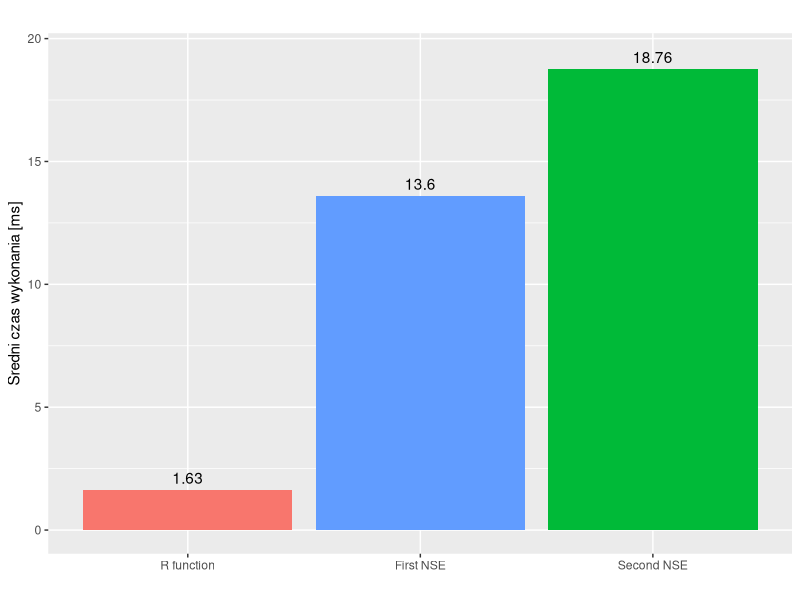

Source code (R): (Note: this script raises an error after producing the figure.)
## ---- chunk 1
knitr::opts_chunk$set(echo = TRUE)
library(ggplot2)
library(microbenchmark)
## ---- chunk 2
do_nse_1 <- function(funkcjon) {
  function(data, ...) {
    argument_list <- as.list(substitute(list(...)))[-1]
    argument_vals <- lapply(argument_list, function(x) {
      eval(x, data)
    })
    do.call(funkcjon, argument_vals)
  }
}

do_nse_2 <- function(funkcjon) {
  function(data, ...) {
    argument_list <- match.call(expand.dots = FALSE)$`...`
    argument_vals <- lapply(argument_list, function(x) {
      eval(x, data)
    })
    do.call(funkcjon, argument_vals)
  }
}

min_nse1 <- do_nse_1(min)
min_nse2 <- do_nse_2(min)

mean_nse1 <- do_nse_1(mean)
mean_nse2 <- do_nse_2(mean)

unlist_nse1 <- do_nse_1(unlist)
unlist_nse2 <- do_nse_2(unlist)

lm_nse1 <- do_nse_1(lm)
lm_nse2 <- do_nse_2(lm)

max_nse1 <- do_nse_1(max)
max_nse2 <- do_nse_2(max)

small_data <- Puromycin
big_data <- DNase
## ---- chunk 3
min_results <- summary(microbenchmark::microbenchmark(
  "R function" = min(small_data$conc),
  "First NSE" = min_nse1(small_data, conc),
  "Second NSE" = min_nse2(small_data, conc),
  unit = 'us'
))[, c('expr', 'mean')]

ggplot(data = min_results) +
  geom_col(aes(x = expr, y = mean, fill = c("blue", "red", "green"))) +
  labs(y = "Sredni czas wykonania [ms]", x = "", title = "Porownanie funkcji min dla malych danych") + theme(legend.position = 0)+
  geom_text(aes(label = as.character(round(mean, 2)), y = as.numeric(mean) + 0.5, x = expr))
## ---- chunk 4
mean_results <- summary(microbenchmark::microbenchmark(
  "R function" = mean(small_data$rate),
  "First NSE" = mean_nse1(small_data, rate),
  "Second NSE" = mean_nse2(small_data, rate),
  unit = 'us'
))[, c('expr', 'mean')]

ggplot(data = mean_results) +
  geom_col(aes(x = expr, y = mean, fill = c("blue", "red", "green"))) +
  labs(y = "Sredni czas wykonania [ms]", x = "", title = "Porownanie funkcji mean dla malych danych") + theme(legend.position = 0) +
  geom_text(aes(label = as.character(round(mean, 2)), y = as.numeric(mean) + 0.5, x = expr))
## ---- chunk 5
small_list <- split(small_data, seq(nrow(small_data)))
unlist_t_results <- summary(microbenchmark::microbenchmark(
  "R function" = unlist(small_list$`1`, use.names = TRUE),
  "First NSE" = unlist_nse1(small_list, `1`, use.names = TRUE),
  "Second NSE" = unlist_nse2(small_list, `1`, use.names = TRUE),
  unit = 'us'
))[, c('expr', 'mean')]

ggplot(data = unlist_t_results) +
  geom_col(aes(x = expr, y = mean, fill = c("blue", "red", "green"))) +
  labs(y = "Sredni czas wykonania [ms]", x = "", title = "Porownanie funkcji unlist z use.names = TRUE dla malych danych") +
  theme(legend.position = 0) +
  geom_text(aes(label = as.character(round(mean, 2)), y = as.numeric(mean) + 0.5, x = expr))
## ---- chunk 6
unlist_f_results <- summary(microbenchmark::microbenchmark(
  "R function" = unlist(small_list$`1`, use.names = FALSE),
  "First NSE" = unlist_nse1(small_list, `1`, use.names = FALSE),
  "Second NSE" = unlist_nse2(small_list, `1`, use.names = FALSE),
  unit = 'us'
))[, c('expr', 'mean')]

ggplot(data = unlist_f_results) +
  geom_col(aes(x = expr, y = mean, fill = c("blue", "red", "green"))) +
  labs(y = "Sredni czas wykonania [ms]", x = "", title = "Porownanie funkcji unlist z use.names = FALSE dla malych danych") +
  theme(legend.position = 0) +
  geom_text(aes(label = as.character(round(mean, 2)), y = as.numeric(mean) + 0.5, x = expr))
## ---- chunk 7
lm_results <- summary(microbenchmark::microbenchmark(
  "R function" = lm(conc ~ rate + state, data = small_data),
  "First NSE" = lm_nse1(small_data, conc ~ rate + state),
  "Second NSE" = lm_nse2(small_data, conc ~ rate + state),
  unit = 'us'
))[, c('expr', 'mean')]

ggplot(data = lm_results) +
  geom_col(aes(x = expr, y = mean, fill = c("blue", "red", "green"))) +
  labs(y = "Sredni czas wykonania [ms]", x = "", title = "Porownanie funkcji lm dla malych danych") +
  theme(legend.position = 0) +
  geom_text(aes(label = as.character(round(mean, 2)), y = as.numeric(mean) + 25, x = expr))
## ---- chunk 8
max_results <- summary(microbenchmark::microbenchmark(
  "R function" = max(small_data$conc),
  "First NSE" = max_nse1(small_data, conc),
  "Second NSE" = max_nse2(small_data, conc),
  unit = 'us'
))[, c('expr', 'mean')]

ggplot(data = max_results) +
  geom_col(aes(x = expr, y = mean, fill = c("blue", "red", "green"))) +
  labs(y = "Sredni czas wykonania [ms]", x = "", title = "Porownanie funkcji max dla malych danych") + theme(legend.position = 0)+
  geom_text(aes(label = as.character(round(mean, 2)), y = as.numeric(mean) + 0.5, x = expr))
## ---- chunk 9
min_results <- summary(microbenchmark::microbenchmark(
  "R function" = min(big_data$conc),
  "First NSE" = min_nse1(big_data, conc),
  "Second NSE" = min_nse2(big_data, conc),
  unit = 'us'
))[, c('expr', 'mean')]

ggplot(data = min_results) +
  geom_col(aes(x = expr, y = mean, fill = c("blue", "red", "green"))) +
  labs(y = "Sredni czas wykonania [ms]", x = "", title = "Porownanie funkcji min dla duzych danych") + theme(legend.position = 0)+
  geom_text(aes(label = as.character(round(mean, 2)), y = as.numeric(mean) + 0.5, x = expr))
## ---- chunk 10
mean_results <- summary(microbenchmark::microbenchmark(
  "R function" = mean(big_data$conc),
  "First NSE" = mean_nse1(big_data, conc),
  "Second NSE" = mean_nse2(big_data, conc),
  unit = 'us'
))[, c('expr', 'mean')]

ggplot(data = mean_results) +
  geom_col(aes(x = expr, y = mean, fill = c("blue", "red", "green"))) +
  labs(y = "Sredni czas wykonania [ms]", x = "", title = "Porownanie funkcji mean dla duzych danych") + theme(legend.position = 0) +
  geom_text(aes(label = as.character(round(mean, 2)), y = as.numeric(mean) + 3, x = expr))
## ---- chunk 11
big_list <- split(big_data, seq(nrow(big_data)))
unlist_t_results <- summary(microbenchmark::microbenchmark(
  "R function" = unlist(big_list$`1`, use.names = TRUE),
  "First NSE" = unlist_nse1(big_list, `1`, use.names = TRUE),
  "Second NSE" = unlist_nse2(big_list, `1`, use.names = TRUE),
  unit = 'us'
))[, c('expr', 'mean')]

ggplot(data = unlist_t_results) +
  geom_col(aes(x = expr, y = mean, fill = c("blue", "red", "green"))) +
  labs(y = "Sredni czas wykonania [ms]", x = "", title = "Porownanie funkcji unlist z use.names = TRUE dla duzych danych") +
  theme(legend.position = 0) +
  geom_text(aes(label = as.character(round(mean, 2)), y = as.numeric(mean) + 3, x = expr))
## ---- chunk 12
unlist_f_results <- summary(microbenchmark::microbenchmark(
  "R function" = unlist(big_list$`1`, use.names = FALSE),
  "First NSE" = unlist_nse1(big_list, `1`, use.names = FALSE),
  "Second NSE" = unlist_nse2(big_list, `1`, use.names = FALSE),
  unit = 'us'
))[, c('expr', 'mean')]

ggplot(data = unlist_f_results) +
  geom_col(aes(x = expr, y = mean, fill = c("blue", "red", "green"))) +
  labs(y = "Sredni czas wykonania [ms]", x = "", title = "Porownanie funkcji unlist z use.names = FALSE dla duzych danych") +
  theme(legend.position = 0) +
  geom_text(aes(label = as.character(round(mean, 2)), y = as.numeric(mean) + 3, x = expr))
## ---- chunk 13
lm_results <- summary(microbenchmark::microbenchmark(
  "R function" = lm(density ~ conc + Run, data = big_data),
  "First NSE" = lm_nse1(big_data, density ~ conc + Run),
  "Second NSE" = lm_nse2(big_data, density ~ conc + Run),
  unit = 'us'
))[, c('expr', 'mean')]

ggplot(data = lm_results) +
  geom_col(aes(x = expr, y = mean, fill = c("blue", "red", "green"))) +
  labs(y = "Sredni czas wykonania [ms]", x = "", title = "Porownanie funkcji lm dla duzych danych") +
  theme(legend.position = 0) +
  geom_text(aes(label = as.character(round(mean, 2)), y = as.numeric(mean) + 75, x = expr))
## ---- chunk 14
max_results <- summary(microbenchmark::microbenchmark(
  "R function" = max(big_data$conc),
  "First NSE" = max_nse1(big_data, conc),
  "Second NSE" = max_nse2(big_data, conc),
  unit = 'us'
))[, c('expr', 'mean')]

ggplot(data = max_results) +
  geom_col(aes(x = expr, y = mean, fill = c("blue", "red", "green"))) +
  labs(y = "Sredni czas wykonania [ms]", x = "", title = "Porownanie funkcji max dla duzych danych") + theme(legend.position = 0)+
  geom_text(aes(label = as.character(round(mean, 2)), y = as.numeric(mean) + 0.5, x = expr))
